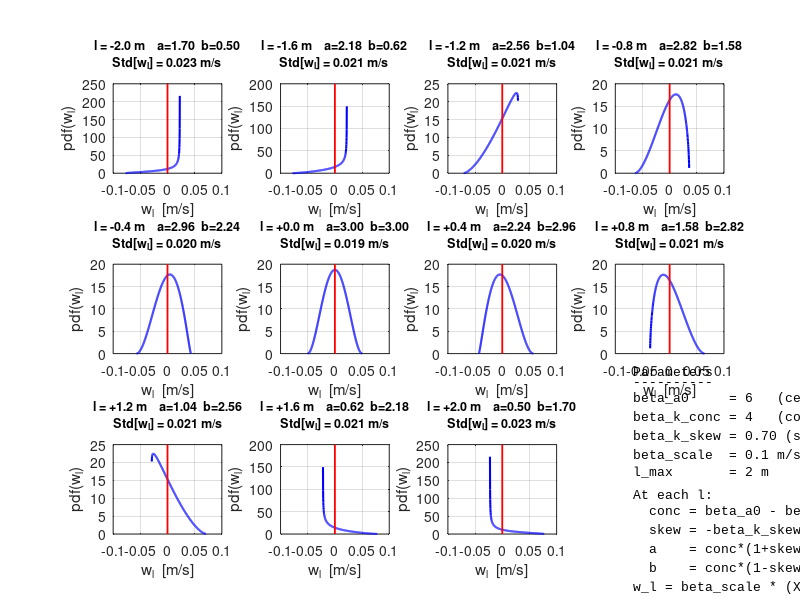

MATLAB code to generate this figure:
%% Beta-based Lateral Noise PDF - Visualisation across l
% ------------------------------------------------------------------------
% Standalone script. Shows how the probability density function (PDF) of
% the lateral-noise random variable w_l changes SHAPE as the car's lateral
% offset l is varied from one wall (-l_max) to the other (+l_max), in
% increments of 0.4 m. That gives 11 values of l and therefore 11 PDFs.
% ------------------------------------------------------------------------

clear; clc; close all;

%% ======================================================================
%  PARAMETERS  (same constants used in the main simulation track_sim.m)
% =======================================================================
l_max       = 2.0;     % Track half-width [m]. The car is confined to
                       % |l| <= l_max. Here l_max = 2 m since the track
                       % is 4 m wide.
beta_a0     = 6;       % BASELINE BETA CONCENTRATION at the centre (l = 0).
                       % Concentration = a + b. Larger concentration
                       % means a narrower (more peaked) Beta. With
                       % beta_a0 = 6 and l = 0 the Beta is Beta(3, 3),
                       % a fairly tight symmetric bump around x = 0.5.
beta_k_conc = 4;       % Concentration DROP at |l| = l_max. The actual
                       % concentration used at position l is
                       %     conc(l) = beta_a0 - beta_k_conc * |l|/l_max
                       % so it goes linearly from beta_a0 (centre) to
                       % beta_a0 - beta_k_conc (walls). With these numbers
                       % conc ranges from 6 (centre) down to 2 (walls),
                       % i.e. the Beta gets much wider near the walls.
beta_k_skew = 0.7;     % SKEW STRENGTH at the walls, in [0, 1). Controls
                       % how asymmetric the Beta becomes when the car is
                       % off-centre. skew = 0 means a = b (symmetric).
                       % skew -> +/- 1 means all mass piles near one edge.
beta_scale  = 0.1;     % m/s SCALE. The Beta variable X lives in (0, 1).
                       % The lateral noise w_l is a rescaled, re-centred
                       % version of X with units of m/s. beta_scale sets
                       % the overall magnitude: roughly, |w_l| <= beta_scale/2.

%% ======================================================================
%  BETA-PARAMETER DESIGN
% =======================================================================
% At each value of l, two shape parameters (a, b) are built as:
%
%   conc(l) = max( beta_a0 - beta_k_conc * |l|/l_max ,  1.5 )   % = a + b
%   skew(l) = -beta_k_skew * l/l_max                            % in [-beta_k_skew, +beta_k_skew]
%
%   a(l)    = max( conc*(1 + skew)/2 , 0.5 )                    % mass at x=1 end
%   b(l)    = max( conc*(1 - skew)/2 , 0.5 )                    % mass at x=0 end
%
% Observations:
%   - a + b = conc(l) (up to the 0.5 floors). So CONCENTRATION controls
%     the sum of a and b (i.e. how peaked vs. how spread-out the Beta is).
%   - a - b = conc * skew. So SKEW controls the imbalance between a and b.
%   - At l = 0 we get skew = 0, hence a = b = conc/2 -> symmetric Beta.
%   - At l > 0 we get skew < 0, hence a < b -> Beta mass piles near x = 0.
%   - At l < 0 we get skew > 0, hence a > b -> Beta mass piles near x = 1.
%
% The floors (1.5 on conc, 0.5 on a and b) stop the distribution from
% getting numerically pathological at the extreme walls.
%
% The actual noise used in the simulation is then built as:
%
%     X   ~  Beta(a, b)                        (a dimensionless sample in (0,1))
%     w_l =  beta_scale * ( X - a/(a+b) )      (shifted so E[w_l] = 0, scaled to m/s)
%
% Subtracting a/(a+b) is important: a/(a+b) is the true mean of X, so
% this shift makes E[w_l] = 0 at EVERY value of l, regardless of skew.
% The lateral noise is therefore zero-mean but changes SHAPE with l.

%% ======================================================================
%  EVALUATE AND PLOT THE PDF OF w_l AT 11 VALUES OF l
% =======================================================================
% The PDF of w_l in m/s is obtained from the Beta PDF of X by a simple
% change of variables. With w = beta_scale*(x - mu_X), we have dw/dx =
% beta_scale, so
%
%     pdf_w(w) = pdf_X(x) / beta_scale ,     where x = w/beta_scale + mu_X .
%
% In code: we evaluate pdf_X on a fixed grid of x in (0,1), then map each
% x to its corresponding w, and divide pdf_X by beta_scale.

l_values = -l_max : 0.4 : l_max;            % -2.0, -1.6, -1.2, ..., +1.6, +2.0 (11 values)
x_grid   = linspace(1e-3, 1 - 1e-3, 500);   % avoid 0 and 1 where the PDF may blow up

figure('Position', [80 80 1400 820], 'Name', 'Lateral noise PDF vs l');

for i = 1:numel(l_values)
    l = l_values(i);

    % ---- Beta parameters at this l (the design formulas from above) ----
    conc = max( beta_a0 - beta_k_conc * abs(l)/l_max,  1.5 );
    skew = -beta_k_skew * (l/l_max);
    a    = max( conc*(1 + skew)/2 , 0.5 );
    b    = max( conc*(1 - skew)/2 , 0.5 );

    % ---- Beta PDF of X on (0,1), evaluated directly from the definition
    %      pdf_X(x) = x^(a-1) * (1-x)^(b-1) / B(a, b),  where B is the
    %      built-in beta function (base MATLAB). No Statistics Toolbox
    %      needed.
    pdf_X = x_grid.^(a-1) .* (1 - x_grid).^(b-1) / beta(a, b);

    % ---- Change of variables X -> w_l ----------------------------------
    mu_X   = a / (a + b);                    % mean of Beta(a, b)
    w_axis = beta_scale * (x_grid - mu_X);   % w_l axis
    pdf_w  = pdf_X / beta_scale;             % |dx/dw| = 1/beta_scale

    % ---- Statistics used in the subplot title --------------------------
    std_X = sqrt( a*b / ((a + b)^2 * (a + b + 1)) );   % std of Beta(a, b)
    std_w = beta_scale * std_X;                        % std of w_l

    % ---- Plot -----------------------------------------------------------
    subplot(3, 4, i); hold on; grid on; box on;
    plot(w_axis, pdf_w, 'b-', 'LineWidth', 1.5);
    yL = ylim;                                          % after autoscale
    plot([0 0], [0 yL(2)], 'r-', 'LineWidth', 1.3);     % E[w_l] = 0 reference
    ylim([0 yL(2)]);
    xlim([-beta_scale, beta_scale]);
    xlabel('w_l  [m/s]');
    ylabel('pdf(w_l)');
    title( sprintf('l = %+.1f m    a=%.2f  b=%.2f\nStd[w_l] = %.3f m/s', ...
                    l, a, b, std_w), 'FontSize', 9 );
end

% Use the empty 12th subplot tile as a parameter summary box
subplot(3, 4, 12); axis off;
text(0.02, 0.5, sprintf([ ...
    '  Parameters\n' ...
    '  ----------\n' ...
    '  beta\\_a0     = %g   (centre conc.)\n' ...
    '  beta\\_k\\_conc = %g   (conc. drop)\n' ...
    '  beta\\_k\\_skew = %.2f (skew at wall)\n' ...
    '  beta\\_scale  = %g m/s\n' ...
    '  l\\_max       = %g m\n\n' ...
    '  At each l:\n' ...
    '    conc = beta\\_a0 - beta\\_k\\_conc*|l|/l\\_max\n' ...
    '    skew = -beta\\_k\\_skew*(l/l\\_max)\n' ...
    '    a    = conc*(1+skew)/2\n' ...
    '    b    = conc*(1-skew)/2\n' ...
    '  w\\_l = beta\\_scale * (X - a/(a+b)),\n' ...
    '  X ~ Beta(a, b).'], ...
    beta_a0, beta_k_conc, beta_k_skew, beta_scale, l_max), ...
    'FontSize', 9, 'VerticalAlignment', 'middle', ...
    'FontName', 'Courier New');
